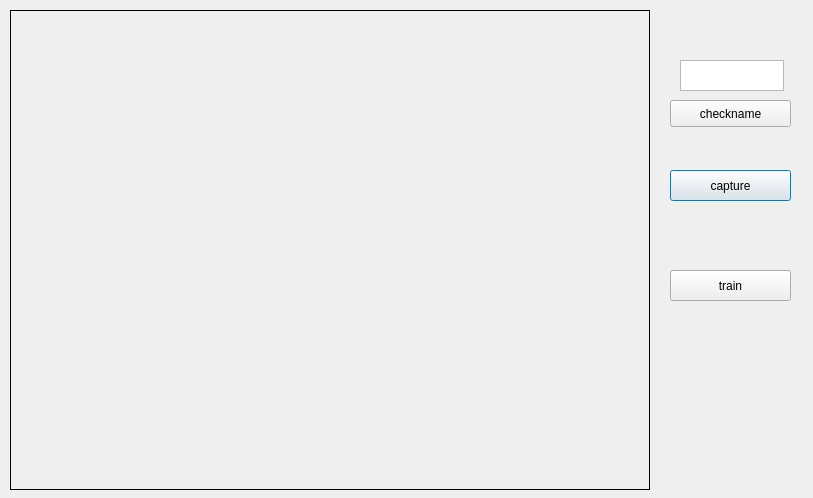
<?xml version="1.0" encoding="UTF-8"?>
<ui version="4.0">
 <class>Dialog</class>
 <widget class="QDialog" name="Dialog">
  <property name="geometry">
   <rect>
    <x>0</x>
    <y>0</y>
    <width>813</width>
    <height>498</height>
   </rect>
  </property>
  <property name="windowTitle">
   <string>Dialog</string>
  </property>
  <widget class="QLabel" name="labelImage">
   <property name="geometry">
    <rect>
     <x>10</x>
     <y>10</y>
     <width>640</width>
     <height>480</height>
    </rect>
   </property>
   <property name="frameShape">
    <enum>QFrame::Box</enum>
   </property>
   <property name="text">
    <string/>
   </property>
  </widget>
  <widget class="QPushButton" name="captureButton">
   <property name="geometry">
    <rect>
     <x>670</x>
     <y>170</y>
     <width>121</width>
     <height>31</height>
    </rect>
   </property>
   <property name="text">
    <string>capture</string>
   </property>
  </widget>
  <widget class="QPushButton" name="trainButton">
   <property name="geometry">
    <rect>
     <x>670</x>
     <y>270</y>
     <width>121</width>
     <height>31</height>
    </rect>
   </property>
   <property name="text">
    <string>train</string>
   </property>
  </widget>
  <widget class="QLabel" name="numPicture">
   <property name="geometry">
    <rect>
     <x>700</x>
     <y>220</y>
     <width>66</width>
     <height>17</height>
    </rect>
   </property>
   <property name="text">
    <string/>
   </property>
  </widget>
  <widget class="QLabel" name="percentTrain">
   <property name="geometry">
    <rect>
     <x>700</x>
     <y>310</y>
     <width>66</width>
     <height>17</height>
    </rect>
   </property>
   <property name="text">
    <string/>
   </property>
  </widget>
  <widget class="QPushButton" name="checkNameButton">
   <property name="geometry">
    <rect>
     <x>670</x>
     <y>100</y>
     <width>121</width>
     <height>27</height>
    </rect>
   </property>
   <property name="text">
    <string>checkname</string>
   </property>
  </widget>
  <widget class="QTextEdit" name="textName">
   <property name="geometry">
    <rect>
     <x>680</x>
     <y>60</y>
     <width>104</width>
     <height>31</height>
    </rect>
   </property>
  </widget>
 </widget>
 <resources/>
 <connections/>
</ui>
